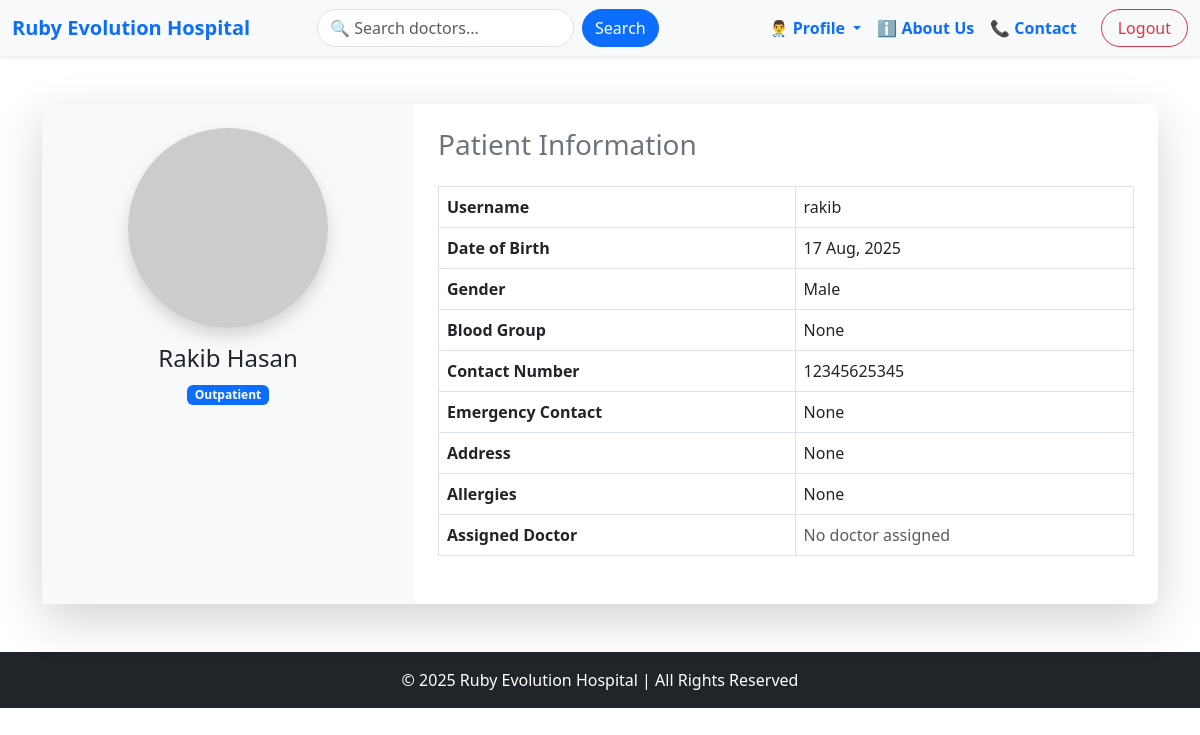
The page /accounts/patientDetails/1/ (signed in) on the database as committed earlier.
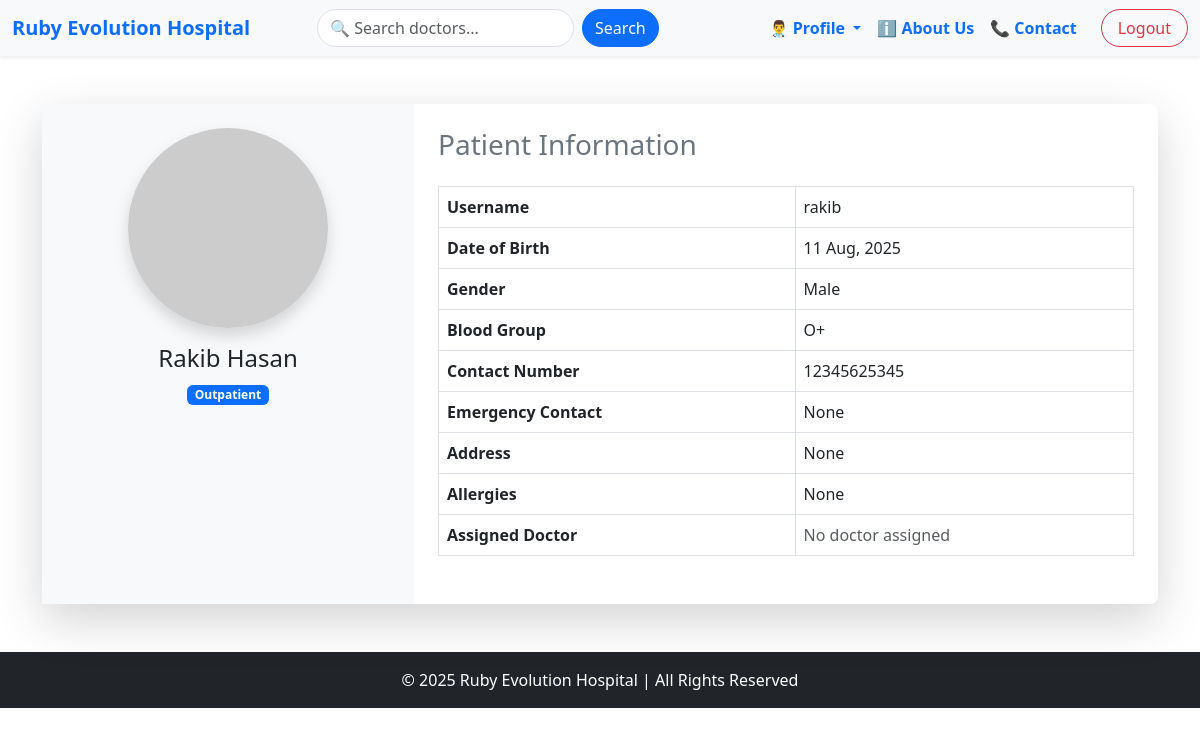
The same page on the database as committed later.
### accounts/models.py (models this page shows, shortened)
class PatientProfile(models.Model):
    BLOOD_GROUP_CHOICES = [
        ('A+', 'A+'), ('A-', 'A-'),
        ('B+', 'B+'), ('B-', 'B-'),
        ('O+', 'O+'), ('O-', 'O-'),
        ('AB+', 'AB+'), ('AB-', 'AB-'),
    ]
    STATUS_CHOICES = [
        ('Outpatient', 'Outpatient'),
        ('Inpatient', 'Inpatient'),
        ('Discharged', 'Discharged'),
    ]
    GENDER_CHOICES = [
        ('Male', 'Male'),
        ('Female', 'Female'),
        ('Other', 'Other'),
    ]
    user = models.OneToOneField(CustomUser, on_delete=models.CASCADE)
    profile_picture = models.ImageField(upload_to='patient_profiles/', null=True, blank=True)
    date_of_birth = models.DateField(null=True, blank=True)
    gender = models.CharField(max_length=10, choices=GENDER_CHOICES, null=True, blank=True)
    contact_number = models.CharField(max_length=15, null=True, blank=True)
    address = models.TextField(null=True, blank=True)
    blood_group = models.CharField(max_length=3, choices=BLOOD_GROUP_CHOICES, null=True, blank=True)
    allergies = models.TextField(null=True, blank=True)
    emergency_contact_number = models.CharField(max_length=15, null=True, blank=True)
    status = models.CharField(max_length=20, choices=STATUS_CHOICES, default='Outpatient')

class CustomUser(AbstractUser):
    ROLE_CHOICES = (
        ('admin', 'Admin'),
        ('doctor', 'Doctor'),
        ('patient', 'Patient'),
        ('staff', 'Staff'),
    )
    CURRENT_STATUS = [
        ('apporved','Approved'),
        ('panding','Panding'),
        ('cancel','Cancel'),
    ]
    first_name = models.CharField(max_length=50,null=True)
    last_name = models.CharField(max_length=50,null=True)
    role = models.CharField(choices=ROLE_CHOICES, max_length=50,null=True, blank=True)
    current_status = models.CharField(choices=CURRENT_STATUS, max_length=50,default='panding')

### accounts/views.py (the view)
# urls.py: path('patientDetails/<int:pk>/', PatientDetailView.as_view(), name='patientDetail'),
class PatientDetailView(LoginRequiredMixin,DetailView):
    model = PatientProfile
    template_name='patient/patientDetail.html'
    context_object_name = 'patient'

### accounts/templates/patient/patientDetail.html (shortened to what this page needs)
{% extends 'base.html' %}
{% block content %}
<div class="container mt-5">
  <div class="card shadow-lg border-0 rounded-3">
    <div class="row g-0">
      <div class="col-md-4 text-center bg-light p-4">
        {% if patient.profile_picture %}
          <img src="{{ patient.profile_picture.url }}"
               alt="{{ patient.user.username }} Profile Picture"
               class="img-fluid rounded-circle shadow"
               style="max-width: 200px;">
        {% else %}
          <img src="https://via.placeholder.com/200"
               alt="Default Profile Picture"
               class="img-fluid rounded-circle shadow">
        {% endif %}
        <h4 class="mt-3">{{ patient.user.first_name }} {{ patient.user.last_name }}</h4>
        <span class="badge bg-primary">{{ patient.status }}</span>
      </div>
      <div class="col-md-8 p-4">
        <h3 class="mb-4 text-secondary">Patient Information</h3>
        <table class="table table-bordered">
          <tbody>
            <tr>
              <th scope="row">Username</th>
              <td>{{ patient.user.username }}</td>
            </tr>
            <tr>
              <th scope="row">Date of Birth</th>
              <td>{{ patient.date_of_birth|date:"d M, Y" }}</td>
            </tr>
            <tr>
              <th scope="row">Gender</th>
              <td>{{ patient.gender }}</td>
            </tr>
            <tr>
              <th scope="row">Blood Group</th>
              <td>{{ patient.blood_group }}</td>
            </tr>
            <tr>
              <th scope="row">Contact Number</th>
              <td>{{ patient.contact_number }}</td>
            </tr>
            <tr>
              <th scope="row">Emergency Contact</th>
              <td>{{ patient.emergency_contact_number }}</td>
            </tr>
            <tr>
              <th scope="row">Address</th>
              <td>{{ patient.address }}</td>
            </tr>
            <tr>
              <th scope="row">Allergies</th>
              <td>
                {% if patient.allergies %}
                  {{ patient.allergies }}
                {% else %}
                  <span class="text-muted">No known allergies</span>
                {% endif %}
              </td>
            </tr>
            <tr>
              <th scope="row">Assigned Doctor</th>
              <td>
                {% if patient.doctor_assigned %}
                  Dr. {{ patient.doctor_assigned.user.first_name }} {{ patient.doctor_assigned.user.last_name }}
                {% else %}
                  <span class="text-muted">No doctor assigned</span>
                {% endif %}
              </td>
            </tr>
          </tbody>
        </table>
      </div>
    </div>
  </div>
</div>
{% endblock content %}

Rows that differ between the two databases and show on the page:
changed PatientProfile "Male": date_of_birth "17 Aug, 2025" → "11 Aug, 2025"; blood_group "None" → "O+"
